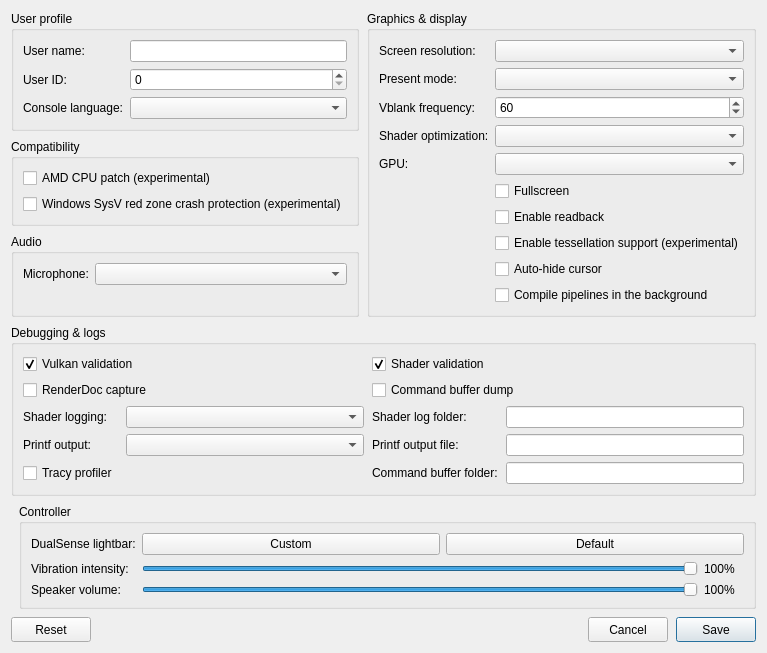
<?xml version="1.0" encoding="UTF-8"?>
<ui version="4.0">
 <class>ConfigurationEditDialog</class>
 <widget class="QDialog" name="ConfigurationEditDialog">
  <property name="geometry">
   <rect>
    <x>0</x>
    <y>0</y>
    <width>760</width>
    <height>620</height>
   </rect>
  </property>
  <property name="windowTitle">
   <string>Settings</string>
  </property>
  <property name="locale">
   <locale language="English" country="UnitedStates"/>
  </property>
  <layout class="QGridLayout" name="gridLayout">
   <property name="horizontalSpacing">
    <number>8</number>
   </property>
   <property name="verticalSpacing">
    <number>8</number>
   </property>
   <item row="0" column="0" colspan="2">
    <layout class="QGridLayout" name="sectionsLayout" columnstretch="1,1">
     <property name="horizontalSpacing">
      <number>8</number>
     </property>
     <property name="verticalSpacing">
      <number>8</number>
     </property>
     <item row="0" column="0">
      <widget class="QGroupBox" name="user_profile_group">
       <property name="title">
        <string>User profile</string>
       </property>
       <layout class="QFormLayout" name="userProfileLayout">
        <property name="fieldGrowthPolicy">
         <enum>QFormLayout::AllNonFixedFieldsGrow</enum>
        </property>
        <item row="0" column="0">
         <widget class="QLabel" name="label_user_name">
          <property name="text"><string>User name:</string></property>
         </widget>
        </item>
        <item row="0" column="1">
         <widget class="MandatoryLineEdit" name="lineEdit_user_name">
          <property name="toolTip"><string>Local user name exposed to games</string></property>
          <property name="clearButtonEnabled"><bool>true</bool></property>
         </widget>
        </item>
        <item row="1" column="0">
         <widget class="QLabel" name="label_user_id">
          <property name="text"><string>User ID:</string></property>
         </widget>
        </item>
        <item row="1" column="1">
         <widget class="QSpinBox" name="spinBox_user_id">
          <property name="toolTip"><string>Local user ID exposed to games</string></property>
          <property name="maximum"><number>2147483647</number></property>
         </widget>
        </item>
        <item row="2" column="0">
         <widget class="QLabel" name="label_console_language">
          <property name="text"><string>Console language:</string></property>
         </widget>
        </item>
        <item row="2" column="1">
         <widget class="QComboBox" name="comboBox_console_language">
          <property name="toolTip"><string>Language</string></property>
         </widget>
        </item>
       </layout>
      </widget>
     </item>
     <item row="2" column="0">
      <widget class="QGroupBox" name="audio_group">
       <property name="title"><string>Audio</string></property>
       <layout class="QFormLayout" name="audioLayout">
        <property name="fieldGrowthPolicy">
         <enum>QFormLayout::AllNonFixedFieldsGrow</enum>
        </property>
        <item row="0" column="0">
         <widget class="QLabel" name="label_audio_input_device">
          <property name="text"><string>Microphone:</string></property>
         </widget>
        </item>
        <item row="0" column="1">
         <widget class="QComboBox" name="comboBox_audio_input_device"/>
        </item>
       </layout>
      </widget>
     </item>
     <item row="0" column="1" rowspan="3">
      <widget class="QGroupBox" name="graphics_group">
       <property name="title">
        <string>Graphics &amp;&amp; display</string>
       </property>
       <layout class="QFormLayout" name="graphicsLayout">
        <property name="fieldGrowthPolicy">
         <enum>QFormLayout::AllNonFixedFieldsGrow</enum>
        </property>
        <item row="0" column="0">
         <widget class="QLabel" name="label_screen_resolution">
          <property name="text"><string>Screen resolution:</string></property>
         </widget>
        </item>
        <item row="0" column="1">
         <widget class="QComboBox" name="comboBox_screen_resolution">
          <property name="toolTip"><string>Window resolution</string></property>
         </widget>
        </item>
        <item row="1" column="0">
         <widget class="QLabel" name="label_present_mode">
          <property name="text"><string>Present mode:</string></property>
         </widget>
        </item>
        <item row="1" column="1">
         <widget class="QComboBox" name="comboBox_present_mode">
          <property name="toolTip"><string>Vulkan swapchain presentation mode</string></property>
         </widget>
        </item>
        <item row="2" column="0">
         <widget class="QLabel" name="label_vblank_frequency">
          <property name="text"><string>Vblank frequency:</string></property>
         </widget>
        </item>
        <item row="2" column="1">
         <widget class="QSpinBox" name="spinBox_vblank_frequency">
          <property name="toolTip"><string>Virtual display refresh rate used for frame pacing</string></property>
          <property name="minimum"><number>30</number></property>
          <property name="maximum"><number>360</number></property>
          <property name="value"><number>60</number></property>
         </widget>
        </item>
        <item row="3" column="0">
         <widget class="QLabel" name="label_shader_optimization">
          <property name="text"><string>Shader optimization:</string></property>
         </widget>
        </item>
        <item row="3" column="1">
         <widget class="QComboBox" name="comboBox_shader_optimization_type">
          <property name="toolTip"><string>Optimize shaders for code size or performance</string></property>
         </widget>
        </item>
        <item row="4" column="0">
         <widget class="QLabel" name="label_gpu">
          <property name="text"><string>GPU:</string></property>
         </widget>
        </item>
        <item row="4" column="1">
         <widget class="QComboBox" name="comboBox_gpu">
          <property name="toolTip"><string>Graphics device used by the emulator</string></property>
         </widget>
        </item>
        <item row="5" column="1">
         <widget class="QCheckBox" name="checkBox_fullscreen">
          <property name="toolTip"><string>Run in borderless desktop fullscreen</string></property>
          <property name="text"><string>Fullscreen</string></property>
         </widget>
        </item>
        <item row="6" column="1">
         <widget class="QCheckBox" name="checkBox_readback">
          <property name="toolTip"><string>Read back writable linear images</string></property>
          <property name="text"><string>Enable readback</string></property>
         </widget>
        </item>
        <item row="7" column="1">
         <widget class="QCheckBox" name="checkBox_tessellation">
          <property name="toolTip"><string>Draw tessellated geometry. Disabled by default; unsupported tessellation may cause crashes.</string></property>
          <property name="text"><string>Enable tessellation support (experimental)</string></property>
         </widget>
        </item>
        <item row="8" column="1">
         <widget class="QCheckBox" name="checkBox_hide_cursor">
          <property name="toolTip"><string>Hide the host cursor after 2 seconds without mouse activity</string></property>
          <property name="text"><string>Auto-hide cursor</string></property>
         </widget>
        </item>
        <item row="9" column="1">
         <widget class="QCheckBox" name="checkBox_async_pipelines">
          <property name="toolTip"><string>Compile new graphics pipelines on worker threads. Removes most shader-compilation stutter, but objects can be missing for a moment until their pipeline is ready.</string></property>
          <property name="text"><string>Compile pipelines in the background</string></property>
         </widget>
        </item>
       </layout>
      </widget>
     </item>
     <item row="3" column="0" colspan="2">
      <widget class="QGroupBox" name="debug_group">
       <property name="title">
        <string>Debugging &amp;&amp; logs</string>
       </property>
       <layout class="QGridLayout" name="debugLayout" columnstretch="0,1,0,1">
        <property name="horizontalSpacing"><number>8</number></property>
        <property name="verticalSpacing"><number>6</number></property>
        <item row="0" column="0" colspan="2">
         <widget class="QCheckBox" name="checkBox_vulkan_validation">
          <property name="toolTip"><string>Enable Vulkan validation layers</string></property>
          <property name="text"><string>Vulkan validation</string></property>
          <property name="checked"><bool>true</bool></property>
         </widget>
        </item>
        <item row="0" column="2" colspan="2">
         <widget class="QCheckBox" name="checkBox_shader_validation">
          <property name="toolTip"><string>Validate SPIR-V binary</string></property>
          <property name="text"><string>Shader validation</string></property>
          <property name="checked"><bool>true</bool></property>
         </widget>
        </item>
        <item row="1" column="0" colspan="2">
         <widget class="QCheckBox" name="checkBox_renderdoc_capture">
          <property name="toolTip"><string>Enable RenderDoc capture</string></property>
          <property name="text"><string>RenderDoc capture</string></property>
         </widget>
        </item>
        <item row="1" column="2" colspan="2">
         <widget class="QCheckBox" name="checkBox_cmd_dump">
          <property name="toolTip"><string>Dump command buffers</string></property>
          <property name="text"><string>Command buffer dump</string></property>
         </widget>
        </item>
        <item row="2" column="0">
         <widget class="QLabel" name="label_shader_log_direction">
          <property name="text"><string>Shader logging:</string></property>
         </widget>
        </item>
        <item row="2" column="1">
         <widget class="QComboBox" name="comboBox_shader_log_direction">
          <property name="toolTip"><string>Dump shaders to file or console window. If enabled may decrease emulator performance</string></property>
         </widget>
        </item>
        <item row="2" column="2">
         <widget class="QLabel" name="label_shader_log_folder">
          <property name="text"><string>Shader log folder:</string></property>
         </widget>
        </item>
        <item row="2" column="3">
         <widget class="MandatoryLineEdit" name="lineEdit_shader_log_folder">
          <property name="toolTip"><string>Specify directory to dump shaders</string></property>
          <property name="clearButtonEnabled"><bool>true</bool></property>
         </widget>
        </item>
        <item row="3" column="0">
         <widget class="QLabel" name="label_printf_direction">
          <property name="text"><string>Printf output:</string></property>
         </widget>
        </item>
        <item row="3" column="1">
         <widget class="QComboBox" name="comboBox_printf_direction">
          <property name="toolTip"><string>Print logs to file or console window. If enabled may decrease emulator performance</string></property>
         </widget>
        </item>
        <item row="3" column="2">
         <widget class="QLabel" name="label_printf_file">
          <property name="text"><string>Printf output file:</string></property>
         </widget>
        </item>
        <item row="3" column="3">
         <widget class="MandatoryLineEdit" name="lineEdit_printf_file">
          <property name="toolTip"><string>Specify file to dump logs</string></property>
          <property name="clearButtonEnabled"><bool>true</bool></property>
         </widget>
        </item>
        <item row="4" column="0">
         <widget class="QCheckBox" name="checkBox_profiler">
          <property name="toolTip"><string>Enable the Tracy profiler. Profiling may decrease emulator performance</string></property>
          <property name="text"><string>Tracy profiler</string></property>
         </widget>
        </item>
        <item row="4" column="2">
         <widget class="QLabel" name="label_cmd_dump_folder">
          <property name="text"><string>Command buffer folder:</string></property>
         </widget>
        </item>
        <item row="4" column="3">
         <widget class="MandatoryLineEdit" name="lineEdit_cmd_dump_folder">
          <property name="toolTip"><string>Specify directory to dump command buffers</string></property>
          <property name="clearButtonEnabled"><bool>true</bool></property>
         </widget>
        </item>
       </layout>
      </widget>
     </item>
     <item row="1" column="0">
      <widget class="QGroupBox" name="compatibility_group">
       <property name="title">
        <string>Compatibility</string>
       </property>
       <layout class="QVBoxLayout" name="compatibilityLayout">
        <item>
         <widget class="QCheckBox" name="checkBox_amd_cpu">
          <property name="toolTip"><string>Patch CPU instructions that differ between AMD and the host CPU.</string></property>
          <property name="text"><string>AMD CPU patch (experimental)</string></property>
         </widget>
        </item>
        <item>
         <widget class="QCheckBox" name="checkBox_red_zone_protection">
          <property name="toolTip"><string>Helps prevent crashes in some games on Windows</string></property>
          <property name="text"><string>Windows SysV red zone crash protection (experimental)</string></property>
         </widget>
        </item>
       </layout>
      </widget>
     </item>
    </layout>
   </item>
   <item row="1" column="1">
    <widget class="QGroupBox" name="controller_group">
     <property name="title"><string>Controller</string></property>
     <layout class="QFormLayout" name="controllerLayout">
      <property name="fieldGrowthPolicy"><enum>QFormLayout::AllNonFixedFieldsGrow</enum></property>
      <item row="0" column="0">
       <widget class="QLabel" name="label_controller_color">
        <property name="text"><string>DualSense lightbar:</string></property>
       </widget>
      </item>
      <item row="0" column="1">
       <layout class="QHBoxLayout" name="controllerColorLayout">
        <item>
         <widget class="QPushButton" name="button_controller_color">
          <property name="toolTip"><string>Choose and preview a fixed LED color. Bluetooth DualSense may take several seconds to update.</string></property>
          <property name="text"><string>Custom</string></property>
         </widget>
        </item>
        <item>
         <widget class="QPushButton" name="button_controller_color_reset">
          <property name="toolTip"><string>Let the game control the lightbar</string></property>
          <property name="text"><string>Default</string></property>
         </widget>
        </item>
       </layout>
      </item>
      <item row="1" column="0">
       <widget class="QLabel" name="label_controller_vibration">
        <property name="text"><string>Vibration intensity:</string></property>
       </widget>
      </item>
      <item row="1" column="1">
       <layout class="QHBoxLayout" name="controllerVibrationLayout">
        <item>
         <widget class="QSlider" name="slider_controller_vibration">
          <property name="toolTip"><string>Scale DualSense vibration over USB and Bluetooth</string></property>
          <property name="maximum"><number>100</number></property>
          <property name="value"><number>100</number></property>
          <property name="orientation"><enum>Qt::Horizontal</enum></property>
         </widget>
        </item>
        <item>
         <widget class="QLabel" name="label_controller_vibration_value">
          <property name="minimumSize"><size><width>40</width><height>0</height></size></property>
          <property name="text"><string>100%</string></property>
         </widget>
        </item>
       </layout>
      </item>
      <item row="2" column="0">
       <widget class="QLabel" name="label_controller_volume">
        <property name="text"><string>Speaker volume:</string></property>
       </widget>
      </item>
      <item row="2" column="1">
       <layout class="QHBoxLayout" name="controllerVolumeLayout">
        <item>
         <widget class="QSlider" name="slider_controller_volume">
          <property name="toolTip"><string>Scale the DualSense controller speaker over USB and Bluetooth</string></property>
          <property name="maximum"><number>100</number></property>
          <property name="value"><number>100</number></property>
          <property name="orientation"><enum>Qt::Horizontal</enum></property>
         </widget>
        </item>
        <item>
         <widget class="QLabel" name="label_controller_volume_value">
          <property name="minimumSize"><size><width>40</width><height>0</height></size></property>
          <property name="text"><string>100%</string></property>
         </widget>
        </item>
       </layout>
      </item>
     </layout>
    </widget>
   </item>
   <item row="2" column="0" colspan="2">
    <layout class="QHBoxLayout" name="buttonLayout">
     <item>
     <widget class="QPushButton" name="clear_button">
       <property name="minimumSize"><size><width>80</width><height>25</height></size></property>
       <property name="text"><string>Reset</string></property>
       <property name="toolTip"><string>Restore default settings</string></property>
      </widget>
     </item>
     <item>
      <spacer name="buttonSpacer">
       <property name="orientation"><enum>Qt::Horizontal</enum></property>
       <property name="sizeHint" stdset="0"><size><width>40</width><height>20</height></size></property>
      </spacer>
     </item>
     <item>
      <widget class="QPushButton" name="cancel_button">
       <property name="minimumSize"><size><width>80</width><height>25</height></size></property>
       <property name="text"><string>Cancel</string></property>
      </widget>
     </item>
     <item>
      <widget class="QPushButton" name="ok_button">
       <property name="minimumSize"><size><width>80</width><height>25</height></size></property>
       <property name="text"><string>Save</string></property>
       <property name="default"><bool>true</bool></property>
      </widget>
     </item>
    </layout>
   </item>
  </layout>
 </widget>
 <customwidgets>
  <customwidget>
   <class>MandatoryLineEdit</class>
   <extends>QLineEdit</extends>
   <header>mandatoryLineEdit.h</header>
  </customwidget>
 </customwidgets>
 <resources/>
</ui>
